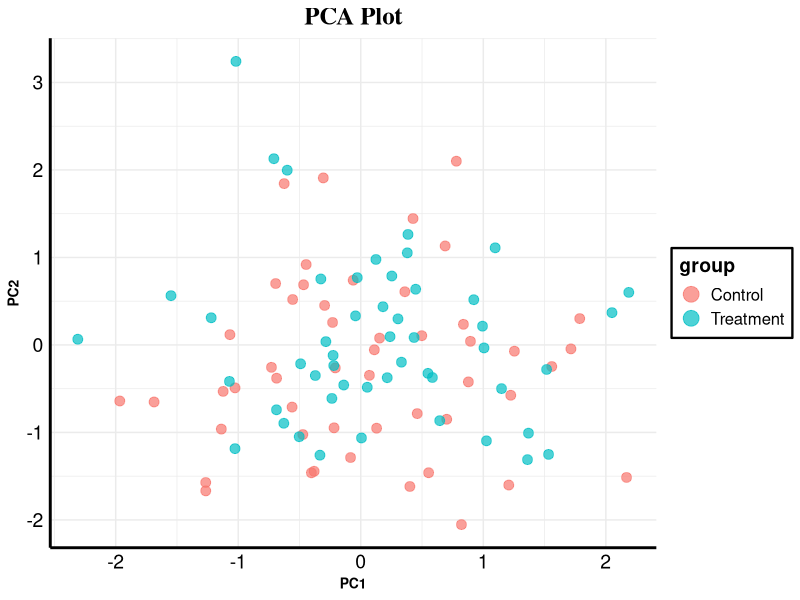
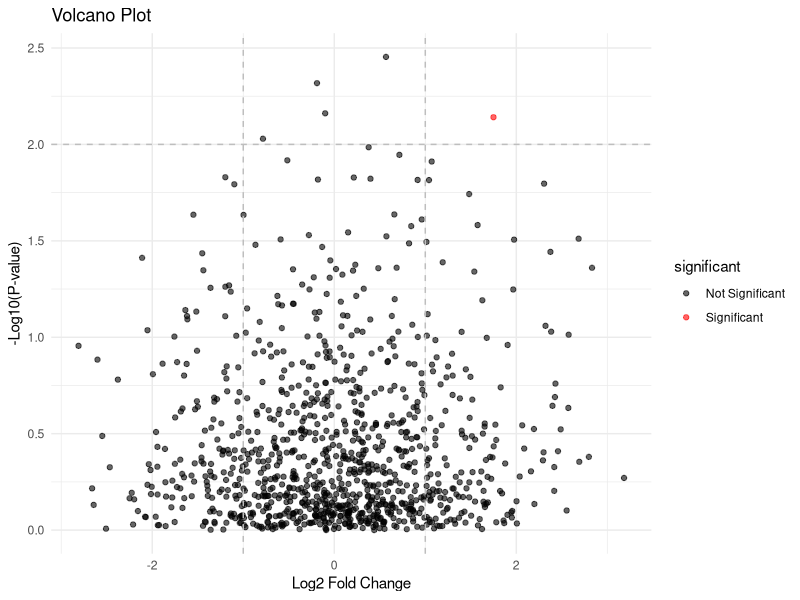
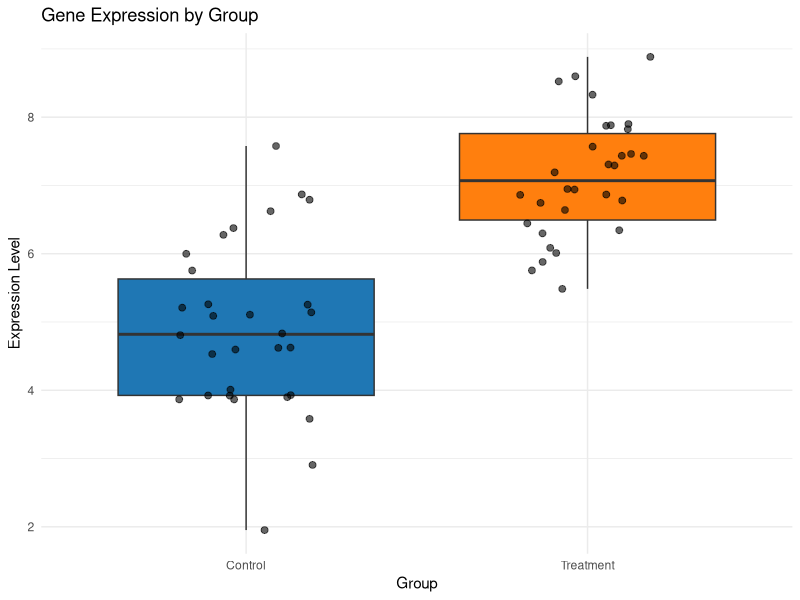
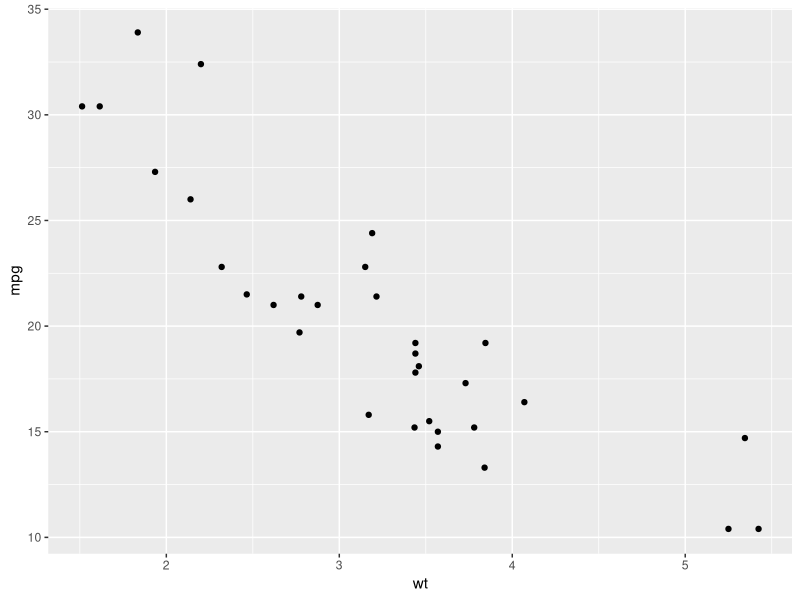
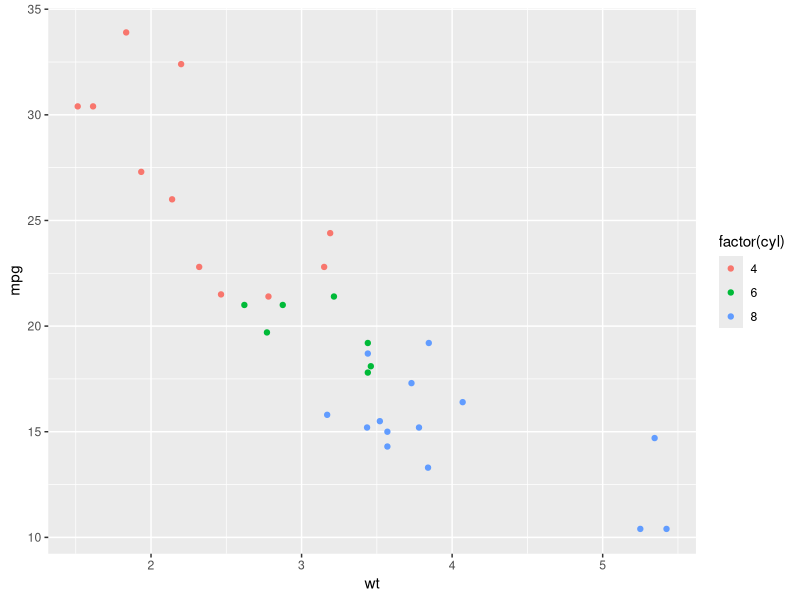
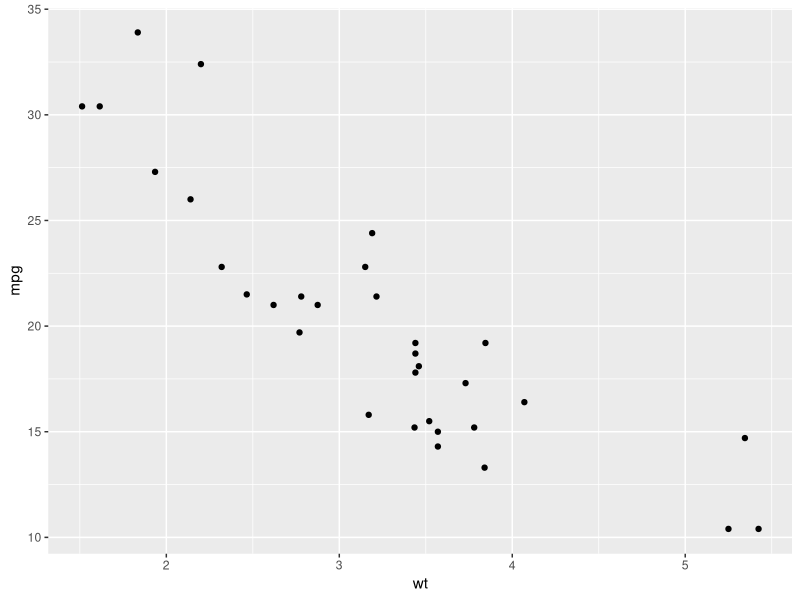
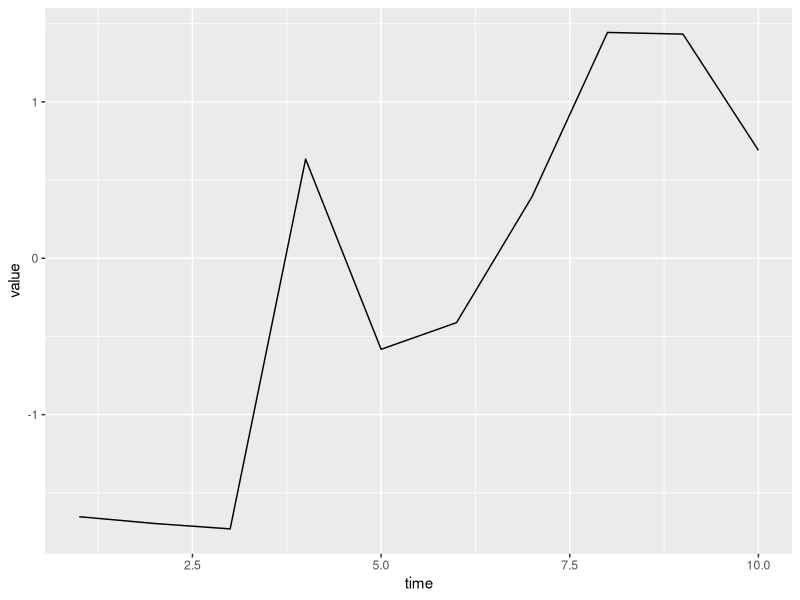
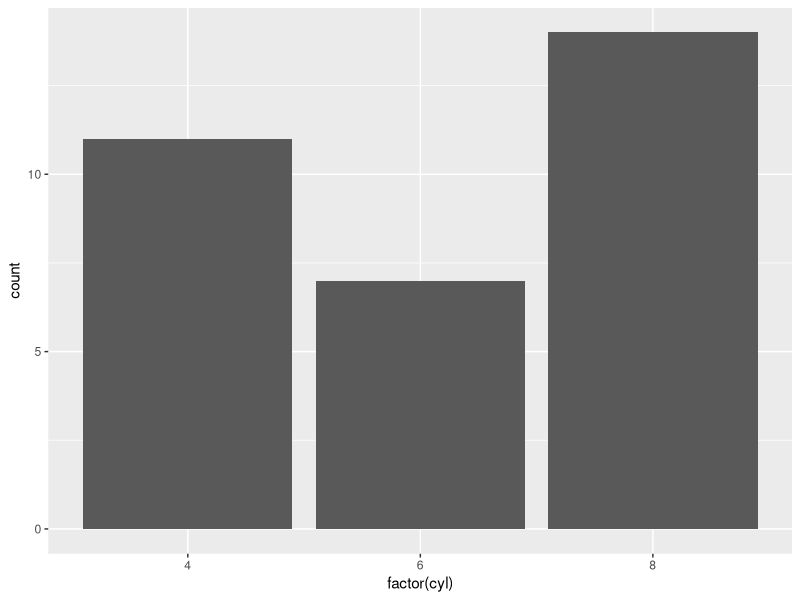

Recreate these plots in R, in order.
## ---- chunk 1
library(ggplot2)

## ---- chunk 2
# Load required library
library(ggplot2)

# Create sample data similar to PCA results
set.seed(123)
pca_data <- data.frame(
  PC1 = rnorm(100),
  PC2 = rnorm(100),
  group = factor(rep(c("Control", "Treatment"), each = 50))
)

print(pca_data |> head())
print(pca_data |> dim())

# Basic scatter plot
# ggplot(pca_data, aes(x = PC1, y = PC2, color = group)) +
#   geom_point(alpha = 0.7, size = 3) +
#   labs(title = "PCA Plot", x = "PC1", y = "PC2") +
#   theme_minimal()  # +
#   # theme(
#   #   plot.title = element_text(hjust = 0.5, size = 18)
#   # )
# # Use theme() to center the title and increase its size:

ggplot(pca_data, aes(x = PC1, y = PC2, color = group)) +
  geom_point(alpha = 0.7, size = 3) +
  labs(title = "PCA Plot", x = "PC1", y = "PC2") +
  guides(color = guide_legend(override.aes = list(size = 5))) +
  theme_minimal() +
  theme(
    plot.title = element_text(
      hjust = 0.5,
      size = 18,
      face = "bold",
      family = "serif"
    ),
    axis.line = element_line(color = "black", linewidth = 1),
    axis.title = element_text(size = 10, face = "bold"), # Axis 标注 单独调axis.title.x、axis.title.y 分开控制
    axis.text = element_text(size = 14, color = "black"),
    legend.title = element_text(size = 14, face = "bold"),
    legend.text = element_text(size = 12),
    legend.background = element_rect(
      color = "black",
      linewidth = 0.8,
      fill = "white"
    )
  )




## ---- chunk 3
# Create volcano plot data
volcano_data <- data.frame(
  log2FC = rnorm(1000, mean = 0, sd = 1),
  pvalue = runif(1000, min = 1e-10, max = 1)
)
volcano_data$neg_log10_pval <- -log10(volcano_data$pvalue)
volcano_data$significant <- ifelse(volcano_data$neg_log10_pval > 2 & abs(volcano_data$log2FC) > 1, "Significant", "Not Significant")

# Volcano plot
ggplot(volcano_data, aes(x = log2FC, y = neg_log10_pval, color = significant)) +
  geom_point(alpha = 0.6) +
  scale_color_manual(values = c("Significant" = "red", "Not Significant" = "black")) +
  labs(title = "Volcano Plot", x = "Log2 Fold Change", y = "-Log10(P-value)") +
  theme_minimal() +
  geom_vline(xintercept = c(-1, 1), linetype = "dashed", color = "gray") +
  geom_hline(yintercept = 2, linetype = "dashed", color = "gray")
## ---- chunk 4
# Gene expression data across groups
gene_expr <- data.frame(
  expression = c(rnorm(30, mean = 5), rnorm(30, mean = 7)),
  group = factor(rep(c("Control", "Treatment"), each = 30))
)

# Box plot with jitter points
ggplot(gene_expr, aes(x = group, y = expression, fill = group)) +
  geom_boxplot(outlier.shape = NA) +
  geom_jitter(width = 0.2, alpha = 0.6, size = 2) +
  scale_fill_manual(values = c("Control" = "#1f77b4", "Treatment" = "#ff7f0e")) +
  labs(title = "Gene Expression by Group", x = "Group", y = "Expression Level") +
  theme_minimal() +
  theme(legend.position = "none")
## ---- chunk 5
#| label: setup
#| include: false

# Load required libraries
library(ggplot2)
library(dplyr)
## ---- chunk 6
# Basic ggplot2 structure
# ggplot(data = <DATA>) +
#   <GEOM_FUNCTION>(
#     mapping = aes(<MAPPINGS>)
#   )
## ---- chunk 7
# Simple scatter plot
ggplot(data = mtcars) +
  geom_point(mapping = aes(x = wt, y = mpg))
## ---- chunk 8
# Scatter plot with color mapped to number of cylinders
ggplot(data = mtcars) +
  geom_point(mapping = aes(x = wt, y = mpg, color = factor(cyl)))
## ---- chunk 9
ggplot(mtcars, aes(x = wt, y = mpg)) +
  geom_point()
## ---- chunk 10
# Create time series data
time_data <- data.frame(
  time = 1:10,
  value = cumsum(rnorm(10))
)

ggplot(time_data, aes(x = time, y = value)) +
  geom_line()
## ---- chunk 11
# geom_bar counts occurrences
ggplot(mtcars, aes(x = factor(cyl))) +
  geom_bar()

# geom_col uses values as heights
bar_data <- data.frame(
  category = c("A", "B", "C"),
  value = c(10, 15, 7)
)

ggplot(bar_data, aes(x = category, y = value)) +
  geom_col()
## ---- chunk 12
ggplot(mtcars, aes(x = mpg)) +
  geom_histogram(bins = 10)
## ---- chunk 13
ggplot(mtcars, aes(x = factor(cyl), y = mpg)) +
  geom_boxplot()
## ---- chunk 14
ggplot(mtcars, aes(x = wt, y = mpg)) +
  geom_point() +
  geom_smooth(method = "lm", se = TRUE, color = "red")
## ---- chunk 15
ggplot(mtcars, aes(x = wt, y = mpg)) +
  geom_point() +
  facet_wrap(~ cyl)
## ---- chunk 16
ggplot(mtcars, aes(x = wt, y = mpg)) +
  geom_point() +
  facet_grid(vs ~ am)
## ---- chunk 17
ggplot(mtcars, aes(x = wt, y = mpg, color = hp)) +
  geom_point(size = 3) +
  scale_color_gradient(low = "blue", high = "red") +
  labs(
    title = "Fuel Efficiency vs Weight",
    subtitle = "Colored by Horsepower",
    x = "Weight (1000 lbs)",
    y = "Miles per Gallon",
    color = "Horsepower"
  )
## ---- chunk 18
# Using built-in themes
p <- ggplot(mtcars, aes(x = wt, y = mpg)) +
  geom_point()

# Different theme options
p + theme_bw()
## ---- chunk 19
# Custom theme
p + theme_minimal() +
  theme(
    plot.title = element_text(size = 16, face = "bold"),
    axis.title = element_text(size = 12),
    panel.grid.minor = element_blank()
  ) +
  labs(title = "Custom Styled Plot")
## ---- chunk 20
# Create sample data
set.seed(123)
sample_data <- data.frame(
  group = rep(c("Control", "Treatment"), each = 50),
  time = rep(1:10, times = 10),
  value = c(rnorm(50, mean = 5), rnorm(50, mean = 7)) + 
          rep(seq(0, 2, length.out = 10), times = 10)
)

# Create the plot
ggplot(sample_data, aes(x = time, y = value, color = group)) +
  geom_line(aes(group = interaction(group, rep(1:5, each = 10))), 
            alpha = 0.3) +
  geom_smooth(se = TRUE, method = "loess") +
  scale_color_manual(values = c("Control" = "gray50", "Treatment" = "steelblue")) +
  labs(
    title = "Treatment Effect Over Time",
    x = "Time (hours)",
    y = "Response Value",
    color = "Group"
  ) +
  theme_minimal() +
  theme(
    plot.title = element_text(hjust = 0.5, size = 14, face = "bold"),
    legend.position = "bottom"
  )
